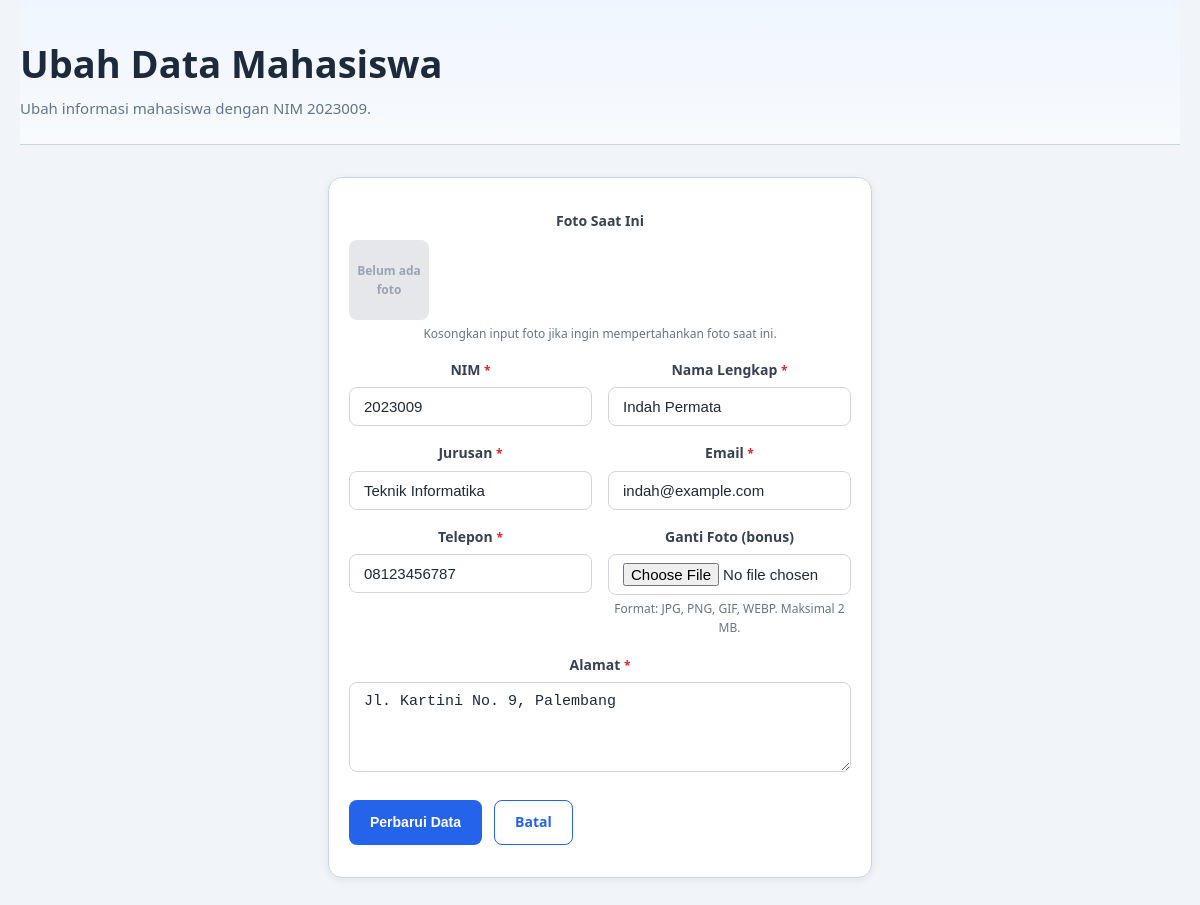
The page /edit.php?id=9 on the database its author committed.
### tables this page shows
CREATE TABLE IF NOT EXISTS mahasiswa (
    id INT AUTO_INCREMENT PRIMARY KEY,                     
    nim VARCHAR(20) NOT NULL UNIQUE,                       
    nama VARCHAR(100) NOT NULL,                            
    jurusan VARCHAR(50) NOT NULL,                          
    email VARCHAR(100) NOT NULL,                           
    telepon VARCHAR(20) NOT NULL,                          
    alamat TEXT NOT NULL,                                  
    foto VARCHAR(255) DEFAULT NULL,                        
    created_at TIMESTAMP DEFAULT CURRENT_TIMESTAMP         
);

### config.php (called while the page is built, shortened)
<?php
function getDb(): mysqli
{
    static $db = null;
    if ($db === null) {
        $db = new mysqli(DB_HOST, DB_USER, DB_PASS, DB_NAME);
        $db->set_charset(DB_CHARSET);
    }
    return $db;
}
function query(string $sql, array $params = [], string $types = '')
{
    $db = getDb();
    $stmt = $db->prepare($sql);
    if ($params !== []) {
        $stmt->bind_param($types, ...$params);
    }
    $stmt->execute();
    $result = $stmt->get_result();
    return $result;
}
function fetchOne(string $sql, array $params = [], string $types = ''): ?array
{
    $result = query($sql, $params, $types);
    return $result ? $result->fetch_assoc() : null;
}
function e(?string $value): string
{
    return htmlspecialchars((string) $value, ENT_QUOTES | ENT_HTML5, 'UTF-8');
}

### edit.php (the view, shortened to what this page needs)
<?php
require_once __DIR__ . '/config.php';
$id = isset($_GET['id']) && is_numeric($_GET['id']) ? (int) $_GET['id'] : 0;
$mhs = fetchOne('SELECT * FROM mahasiswa WHERE id = ?', [$id], 'i');
$errors = [];
$old = [
    'nim'     => $mhs['nim'],
    'nama'    => $mhs['nama'],
    'jurusan' => $mhs['jurusan'],
    'email'   => $mhs['email'],
    'telepon' => $mhs['telepon'],
    'alamat'  => $mhs['alamat'],
];
$fotoError = '';
$currentFoto = !empty($mhs['foto']) && file_exists(__DIR__ . '/uploads/' . $mhs['foto'])
    ? 'uploads/' . $mhs['foto']
    : null;
?>
<!DOCTYPE html>
<html lang="id">
<head>
  <link rel="stylesheet" href="css/style.css">
</head>
<body>
  <div class="container">
    <header class="page-head">
      <h1>Ubah Data Mahasiswa</h1>
      <p>Ubah informasi mahasiswa dengan NIM <?php echo e($mhs['nim']); ?>.</p>
    </header>
    <div class="card confirm">
      <div class="card-body">
        <div class="form-group">
          <label>Foto Saat Ini</label>
          <div style="display: flex; align-items: center; gap: 1rem; margin-top: 0.5rem;">
            <?php if ($currentFoto): ?>
              <img src="<?php echo e($currentFoto); ?>" alt="Foto saat ini" style="width: 5rem; height: 5rem; object-fit: cover; border-radius: 0.5rem; border: 0.0625rem solid #d1d5db;">
            <?php else: ?>
              <span style="display: flex; align-items: center; justify-content: center; width: 5rem; height: 5rem; border-radius: 0.5rem; background: #e5e7eb; color: #9ca3af; font-size: 0.75rem; font-weight: 600;">Belum ada foto</span>
            <?php endif; ?>
          </div>
          <p class="field-hint">Kosongkan input foto jika ingin mempertahankan foto saat ini.</p>
        </div>
        <form action="edit.php?id=<?php echo $id; ?>" method="POST" enctype="multipart/form-data" novalidate>
          <div class="form-row">
            <div class="form-group">
              <label for="nim">NIM <span class="invalid" style="color:#dc2626;">*</span></label>
              <input
                type="text"
                id="nim"
                name="nim"
                class="form-control<?php echo isset($errors['nim']) ? ' is-invalid' : ''; ?>"
                value="<?php echo e($old['nim']); ?>"
                placeholder="Contoh: 2023001">
            </div>
            <div class="form-group">
              <label for="nama">Nama Lengkap <span class="invalid" style="color:#dc2626;">*</span></label>
              <input
                type="text"
                id="nama"
                name="nama"
                class="form-control<?php echo isset($errors['nama']) ? ' is-invalid' : ''; ?>"
                value="<?php echo e($old['nama']); ?>"
                placeholder="Contoh: Andi Saputra">
            </div>
          </div>
          <div class="form-row">
            <div class="form-group">
              <label for="jurusan">Jurusan <span class="invalid" style="color:#dc2626;">*</span></label>
              <input
                type="text"
                id="jurusan"
                name="jurusan"
                class="form-control<?php echo isset($errors['jurusan']) ? ' is-invalid' : ''; ?>"
                value="<?php echo e($old['jurusan']); ?>"
                placeholder="Contoh: Teknik Informatika">
            </div>
            <div class="form-group">
              <label for="email">Email <span class="invalid" style="color:#dc2626;">*</span></label>
              <input
                type="email"
                id="email"
                name="email"
                class="form-control<?php echo isset($errors['email']) ? ' is-invalid' : ''; ?>"
                value="<?php echo e($old['email']); ?>"
                placeholder="contoh@email.com">
            </div>
          </div>
          <div class="form-row">
            <div class="form-group">
              <label for="telepon">Telepon <span class="invalid" style="color:#dc2626;">*</span></label>
              <input
                type="tel"
                id="telepon"
                name="telepon"
                class="form-control<?php echo isset($errors['telepon']) ? ' is-invalid' : ''; ?>"
                value="<?php echo e($old['telepon']); ?>"
                placeholder="Contoh: 08123456789">
            </div>
            <div class="form-group">
              <label for="foto">Ganti Foto (bonus)</label>
              <input type="file" id="foto" name="foto" class="form-control">
              <?php if ($fotoError !== ''): ?>
                <p class="invalid"><?php echo e($fotoError); ?></p>
              <?php else: ?>
                <p class="field-hint">Format: JPG, PNG, GIF, WEBP. Maksimal 2 MB.</p>
              <?php endif; ?>
            </div>
          </div>
          <div class="form-group">
            <label for="alamat">Alamat <span class="invalid" style="color:#dc2626;">*</span></label>
            <textarea
              id="alamat"
              name="alamat"
              class="form-control<?php echo isset($errors['alamat']) ? ' is-invalid' : ''; ?>"
              rows="4"
              placeholder="Contoh: Jl. Merdeka No. 1, Jakarta"><?php echo e($old['alamat']); ?></textarea>
          </div>
          <div class="actions">
            <button type="submit" class="btn btn-primary">Perbarui Data</button>
            <a href="index.php" class="btn btn-outline">Batal</a>
          </div>
        </form>
      </div>
    </div>
  </div>
</body>
</html>

### css/style.css (style rules this page uses)
*, *::before, *::after { box-sizing: border-box; margin: 0; padding: 0; }
html { scroll-behavior: smooth; -webkit-text-size-adjust: 100%; }
body { font-family: "Segoe UI", Tahoma, Verdana, sans-serif; font-size: 1rem; line-height: 1.6; color: #1e293b; background: #f1f5f9; overflow-x: hidden; }
a { color: #2563eb; text-decoration: none; }
h1, h2, h3 { line-height: 1.25; font-weight: 700; }
h1 { font-size: clamp(1.75rem, 1.25rem + 1.5vw, 2.5rem); }
p { color: #334155; }
.container { width: 100%; max-width: 78rem; margin-inline: auto; padding-inline: 1.25rem; }
.page-head { padding-block: 2.5rem 1.5rem; background: linear-gradient(180deg, #eff6ff, #f8fafc); border-bottom: 0.0625rem solid #cbd5e1; }
.page-head h1 { margin-bottom: 0.5rem; }
.page-head p { color: #64748b; font-size: 0.9375rem; }
.btn { display: inline-flex; align-items: center; justify-content: center; gap: 0.5rem; padding: 0.65rem 1.25rem; border: 0.0625rem solid transparent; border-radius: 0.5rem; font-size: 0.875rem; font-weight: 600; text-align: center; cursor: pointer; transition: background 0.25s ease, color 0.25s ease, border-color 0.25s ease, transform 0.25s ease; }
.btn-primary { background: #2563eb; color: #fff; }
.btn-outline { background: transparent; border-color: #2563eb; color: #2563eb; }
.card { background: #ffffff; border: 0.0625rem solid #cbd5e1; border-radius: 0.875rem; box-shadow: 0 0.125rem 0.5rem rgba(15, 23, 42, 0.07); overflow: hidden; }
.card-body { padding: 1.25rem; }
.form-group { margin-bottom: 1rem; }
.form-group label { display: block; margin-bottom: 0.375rem; font-size: 0.875rem; font-weight: 600; color: #374151; }
.form-control { width: 100%; padding: 0.625rem 0.875rem; font-size: 0.9375rem; color: #1f2937; background: #fff; border: 0.0625rem solid #d1d5db; border-radius: 0.5rem; transition: border-color 0.25s ease, box-shadow 0.25s ease; }
.form-control::placeholder { color: #9ca3af; }
input[type="file"].form-control { padding: 0.5rem 0.875rem; background: #fff; }
.field-hint { margin-top: 0.25rem; font-size: 0.75rem; color: #6b7280; }
.invalid { color: #dc2626; font-size: 0.75rem; margin-top: 0.25rem; }
.form-row { display: grid; grid-template-columns: repeat(auto-fit, minmax(220px, 1fr)); gap: 1rem; }
.actions { display: flex; gap: 0.75rem; flex-wrap: wrap; margin-top: 1.25rem; }
.confirm { max-width: 34rem; margin: 2rem auto; }
.confirm .card-body { text-align: center; padding: 2rem 1.25rem; }

### rows shown on the page
mahasiswa: nim "2023009", nama "Indah Permata", jurusan "Teknik Informatika", email "indah@example.com", telepon "08123456787", alamat "Jl. Kartini No. 9, Palembang"
